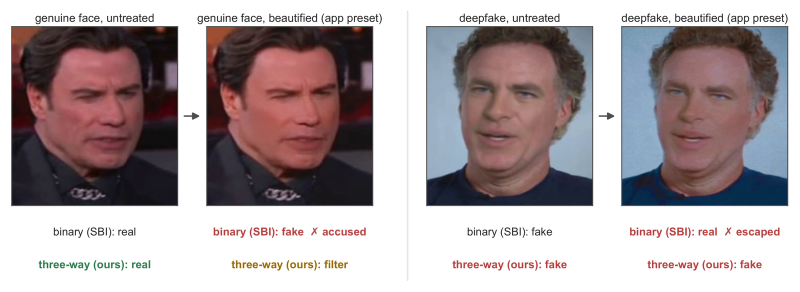
#> input picture assets/readme/teaser.png, 1600 x 584 px, found by its file name (shown at 1/2 size)
$ python make_intro_cards.py
#> lines starting #> are read from the running program, lines starting #| are printed output that depends on the picture
"""Still cards of the introduction video (1280 x 720), drawn from the paper / slide figures. Every number is the one in the
paper or in docs/meeting_20260930/assets/asset_numbers.json.

python docs/demo/video/make_intro_cards.py -> docs/demo/video/cards/NN_name.png + cards.json (card durations)
"""
import json
from pathlib import Path

from PIL import Image, ImageDraw, ImageFont

B = Path(r"C:\My_Project\AIGC"); A = B / "docs/meeting_20260930/assets"; R = B / "assets/readme"
OUT = Path(__file__).resolve().parent / "cards"; OUT.mkdir(exist_ok=True)
W, H = 1280, 720
INK, MUTED, BLUE, RED, GREEN, BG, BAR = (29, 31, 36), (98, 102, 111), (15, 77, 146), (179, 52, 43), (47, 125, 79), (255, 255, 255), (22, 27, 36)
F = "C:/Windows/Fonts/"


def font(name, size):
    return ImageFont.truetype(F + name, size)


SERIF_B, SERIF, SANS, SANS_B = "cambriab.ttf", "cambria.ttc", "calibri.ttf", "calibrib.ttf"


def wrap(d, text, fnt, width):
    out, cur = [], ""
    for w in text.split():
        t = (cur + " " + w).strip()
        if d.textlength(t, font=fnt) <= width:
            cur = t
        else:
            out.append(cur); cur = w
    return out + [cur]


def fit(img, w, h):
    r = min(w / img.width, h / img.height); return img.resize((int(img.width * r), int(img.height * r)), Image.LANCZOS)


def card(name, tag, title, fig=None, caption=None, secs=7.0, figbox=(60, 150, 1160, 470)):
    c = Image.new("RGB", (W, H), BG); d = ImageDraw.Draw(c)
    for x, y in ((W - 34, 22), (22, H - 34), (W - 34, H - 34)):
        d.rectangle([x, y, x + 10, y + 10], fill=INK)
    if tag:
        d.text((60, 40), f"[{tag}]", font=font(SERIF_B, 22), fill=BLUE)
    y = 72
    for l in wrap(d, title, font(SERIF_B, 38), W - 120):
        d.text((60, y), l, font=font(SERIF_B, 38), fill=INK); y += 48
    if fig:
        im = fit(Image.open(fig).convert("RGB"), figbox[2], figbox[3] - max(0, y - 130))
        c.paste(im, (figbox[0] + (figbox[2] - im.width) // 2, max(figbox[1], y + 14)))
    if caption:
        d.rectangle([0, H - 96, W, H], fill=BAR)
        yy = H - 84
        for l in wrap(d, caption, font(SANS, 25), W - 120)[:2]:
            d.text((60, yy), l, font=font(SANS, 25), fill=(240, 240, 240)); yy += 32
    c.save(OUT / f"{name}.png"); return {"file": f"cards/{name}.png", "secs": secs}


def title_card():
    c = Image.new("RGB", (W, H), BG); d = ImageDraw.Draw(c)
    d.rounded_rectangle([-200, 150, 900, 560], radius=205, fill=(239, 239, 239))
    d.rectangle([860, 138, 870, 148], fill=INK); d.rectangle([40, 600, 50, 610], fill=INK)
    d.text((90, 225), "Beautified Is Not Forged", font=font(SERIF_B, 56), fill=INK)
    d.text((90, 305), "Separating Beautification from Face Forgery", font=font(SERIF, 32), fill=MUTED)
    d.text((90, 400), "Qin-Ying Lin, Bo-Rong Chen, Chen-Shan Yu", font=font(SANS, 26), fill=INK)
    d.text((90, 445), "system introduction and live demo", font=font(SANS, 22), fill=MUTED)
    c.save(OUT / "00_title.png"); return {"file": "cards/00_title.png", "secs": 4.5}


def text_card(name, tag, title, lines, secs):
    c = Image.new("RGB", (W, H), BG); d = ImageDraw.Draw(c)
    for x, y in ((W - 34, 22), (22, H - 34), (W - 34, H - 34)):
        d.rectangle([x, y, x + 10, y + 10], fill=INK)
    d.text((60, 40), f"[{tag}]", font=font(SERIF_B, 22), fill=BLUE)
    d.text((60, 72), title, font=font(SERIF_B, 38), fill=INK)
    y = 170
    for head, body, col in lines:
        d.ellipse([62, y + 9, 78, y + 25], fill=col)
        d.text((100, y), head, font=font(SANS_B, 28), fill=INK); y += 38
        for l in wrap(d, body, font(SANS, 24), W - 200):
            d.text((100, y), l, font=font(SANS, 24), fill=MUTED); y += 31
        y += 18
    c.save(OUT / f"{name}.png"); return {"file": f"cards/{name}.png", "secs": secs}


def transition_card():
    c = Image.new("RGB", (W, H), BG); d = ImageDraw.Draw(c)
    for x, y in ((W - 34, 22), (22, H - 34), (W - 34, H - 34)):
        d.rectangle([x, y, x + 10, y + 10], fill=INK)
    t = "Live demo"; f = font(SERIF_B, 64); d.text(((W - d.textlength(t, font=f)) / 2, 270), t, font=f, fill=INK)
    for i, l in enumerate(["Ours-lite (17.6 M parameters), the browser-sized version of the model,",
                           "runs entirely on the device: nothing is uploaded."]):
        f2 = font(SANS, 28); d.text(((W - d.textlength(l, font=f2)) / 2, 370 + 40 * i), l, font=f2, fill=MUTED)
    c.save(OUT / "05_demo.png"); return {"file": "cards/05_demo.png", "secs": 3.5}


def end_card():
    c = Image.new("RGB", (W, H), BG); d = ImageDraw.Draw(c)
    d.rounded_rectangle([-200, 380, 820, 680], radius=150, fill=(239, 239, 239))
    d.text((60, 90), "Try it", font=font(SERIF_B, 44), fill=INK)
    d.text((60, 160), "doreen1113.github.io/beautified-not-forged/docs/demo", font=font(SANS_B, 30), fill=BLUE)
    d.text((60, 215), "Code, paper draft and slides", font=font(SERIF_B, 30), fill=INK)
    d.text((60, 260), "github.com/Doreen1113/beautified-not-forged", font=font(SANS_B, 28), fill=BLUE)
    d.text((110, 490), "Thank you", font=font(SANS_B, 52), fill=INK)
    c.save(OUT / "99_end.png"); return {"file": "cards/99_end.png", "secs": 5.0}


def main():
    seq = [title_card(),
           card("01_problem", "Problem", "A real / fake detector must accuse beautified faces or let beautified deepfakes through",
                R / "teaser.png", "Beautified genuine face: SBI says fake (false accusation). Beautified deepfake: SBI says real (escape). "
                "Our model says filter and fake.", 8.5),
           card("02_escape", "Problem", "Beautification alone lets deepfakes escape, even 2025 CLIP detectors",
                A / "escape_split.png", "Celeb-DF-B, re-encoding effect removed: SBI +21.8 pp, Forensics Adapter +15.3, Effort +11.0. "
                "Ours: -0.6 pp.", 7.5),
           card("03_method", "Method", "One model, three heads, trained on images paired with their originals",
                R / "overview.png", "A third label, filter (identity kept). Every edited training image has its original, "
                "so the label and the exact edited region are known.", 8.5),
           card("04_decomp", "Method", "Commercial retouching renders, split into single operations",
                A / "fig_decomp.png", "Optical flow gives eye and contour edits; the colour residual gives tone and texture. "
                "About 50 k single-operation training images from two services.", 8.0),
           transition_card(),
           card("06_results", "Results", "Detection level with 2025 CLIP detectors, and not broken by beautification",
                A / "tab_detection.png", "Video AUC 0.954 on Celeb-DF-v2 and 0.983 on DFD (paired tests: level with Effort and "
                "Forensics Adapter, above SBI). Beautified deepfakes: +2.9 pp vs +15 to +36 pp.", 9.0),
           card("07_evidence", "Explanation", "Restoring the region the model names removes 91 % of its detections",
                A / "flip_bars.png", "The true edited region removes 92 %; a random region 11-15 %. The part is named "
                "correctly in 98-99 % of held-out part forgeries.", 8.0),
           text_card("08_limits", "Limitations", "What does not work yet", [
               ("Unseen retouching services", "Retouched vs. untouched photos: 70 % balanced accuracy (target 75 %); "
                "42 % of untouched originals are called filter.", RED),
               ("Which operation", "Smoothing is named reliably; eye enlargement and face reshaping are often missed.", RED),
               ("Still photos", "Part forgeries on high-quality FFHQ photos: 60-92 % detected (main model), 38-64 % (Ours-lite).", RED),
               ("How much", "Edit strengths could not be estimated; the sentence is a template, no language model.", MUTED)], 10.0),
           end_card()]
#> in title_card, `c = Image.new('RGB', (W, H), BG)`: c: PIL image 1280x720 RGB; every value is 255
#> in wrap, `out, cur = [], ""`: cur = ''
#> the loop in card, `for l in wrap(d, title, font(SERIF_B, 38), W - 120):` made 2 passes
#> y on pass 1: 120
#> (l, y) on pass 2: ('beautified deepfakes through', 168)
#> after the loop in card, `for l in wrap(d, title, font(SERIF_B, 38), W - 120):`: y = 168
#> in fit, `r = min(w / img.width, h / img.height)`: r = 0.725
#> the loop in card, `for l in wrap(d, caption, font(SANS, 25), W - 120)[:2]:` made 2 passes
#> yy on passes 1 to 2: 668, 700
#> after the loop in card, `for l in wrap(d, caption, font(SANS, 25), W - 120)[:2]:`: yy = 700
#> in card, `c.save(OUT / f'{name}.png')`:
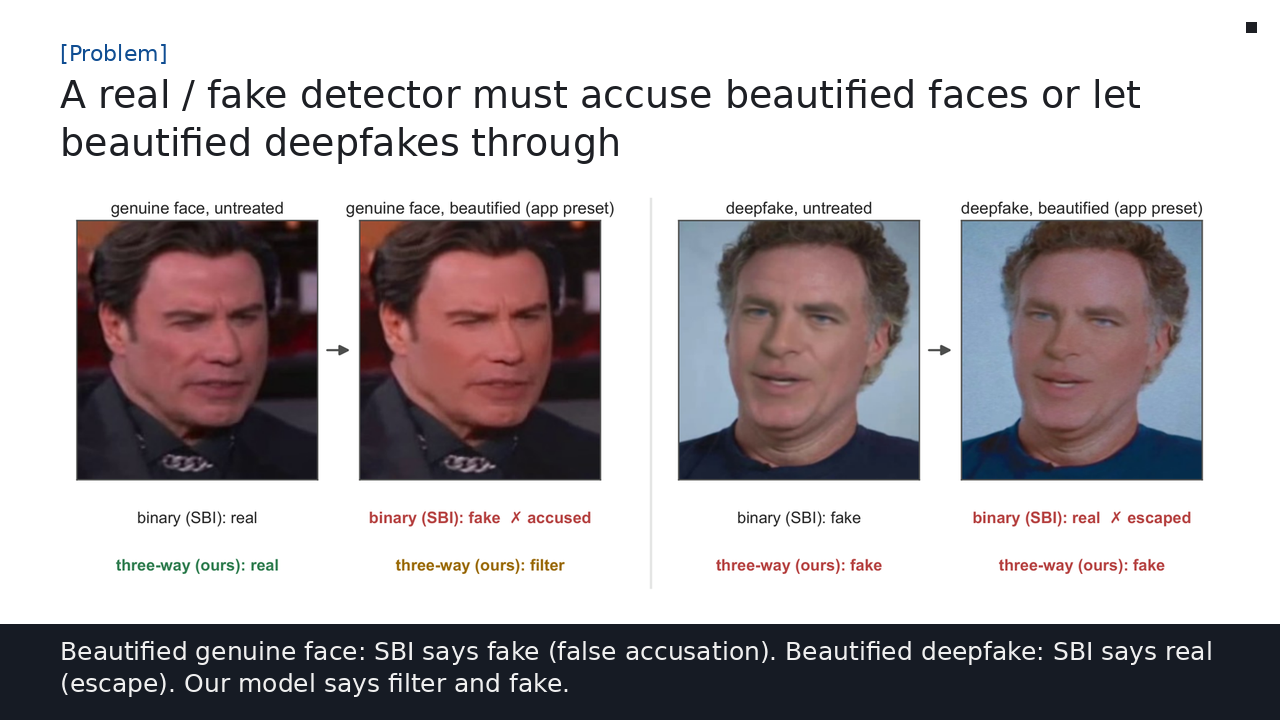
#> saved as 01_problem.png: PIL image 1280x720 RGB; mean R, G, B 178.4, 173, 175.4
#> call 2 of card, with name = '02_escape', tag = 'Problem', secs = 7.5, figbox = (60, 150, 1160, 470)
#> the loop in card (call 2), `for l in wrap(d, title, font(SERIF_B, 38), W - 120):` made 2 passes
#> after the loop in card (call 2), `for l in wrap(d, title, font(SERIF_B, 38), W - 120):`: y = 168
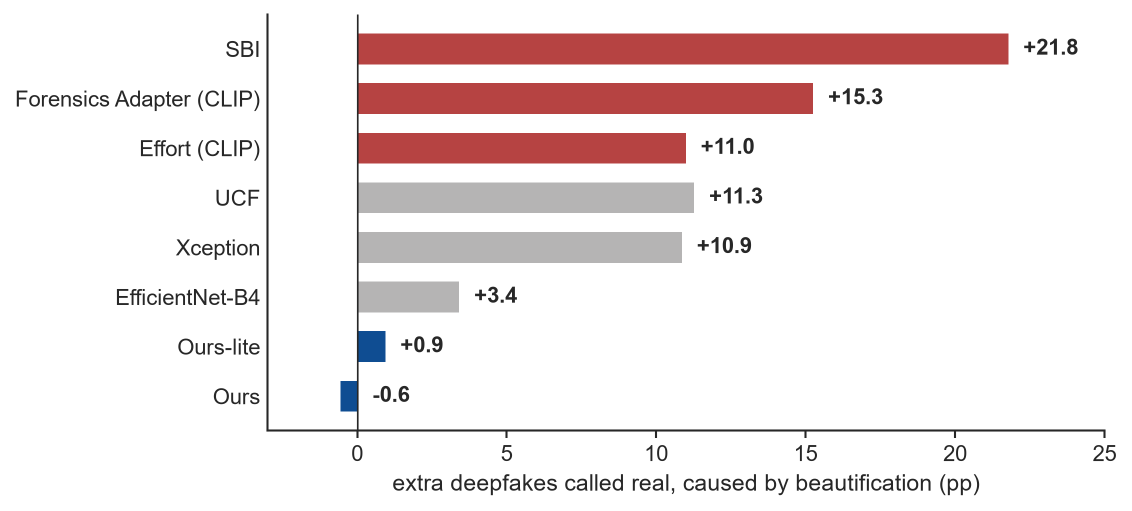
#> input picture docs/meeting_20260930/assets/escape_split.png, 2263 x 1021 px, found by its file name (shown at 1/2 size)
#> the loop in card (call 2), `for l in wrap(d, caption, font(SANS, 25), W - 120)[:2]:` made 2 passes
#> (l, yy) on pass 2: ('+11.0. Ours: -0.6 pp.', 700)
#> after the loop in card (call 2), `for l in wrap(d, caption, font(SANS, 25), W - 120)[:2]:`: yy = 700
#> call 3 of card, with name = '03_method', tag = 'Method', secs = 8.5, figbox = (60, 150, 1160, 470)
#> the loop in card (call 3), `for l in wrap(d, title, font(SERIF_B, 38), W - 120):` made 2 passes
#> after the loop in card (call 3), `for l in wrap(d, title, font(SERIF_B, 38), W - 120):`: y = 168
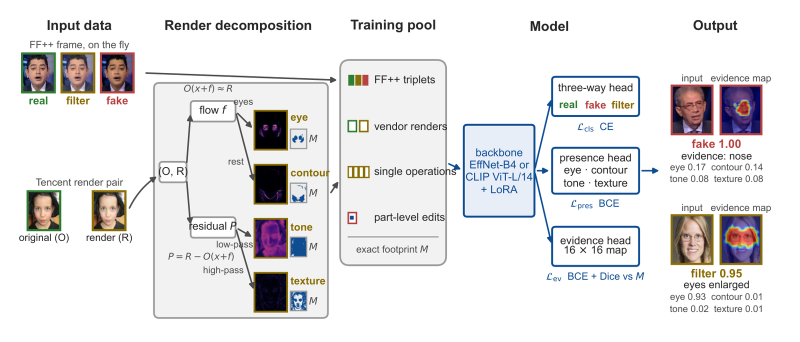
#> input picture assets/readme/overview.png, 1600 x 683 px, found by its file name (shown at 1/2 size)
#> the loop in card (call 3), `for l in wrap(d, caption, font(SANS, 25), W - 120)[:2]:` made 2 passes
#> after the loop in card (call 3), `for l in wrap(d, caption, font(SANS, 25), W - 120)[:2]:`: yy = 700
#> call 4 of card, with name = '04_decomp', tag = 'Method', secs = 8, figbox = (60, 150, 1160, 470)
#> the loop in card (call 4), `for l in wrap(d, title, font(SERIF_B, 38), W - 120):` made 1 pass
#> after the loop in card (call 4), `for l in wrap(d, title, font(SERIF_B, 38), W - 120):`: y = 120
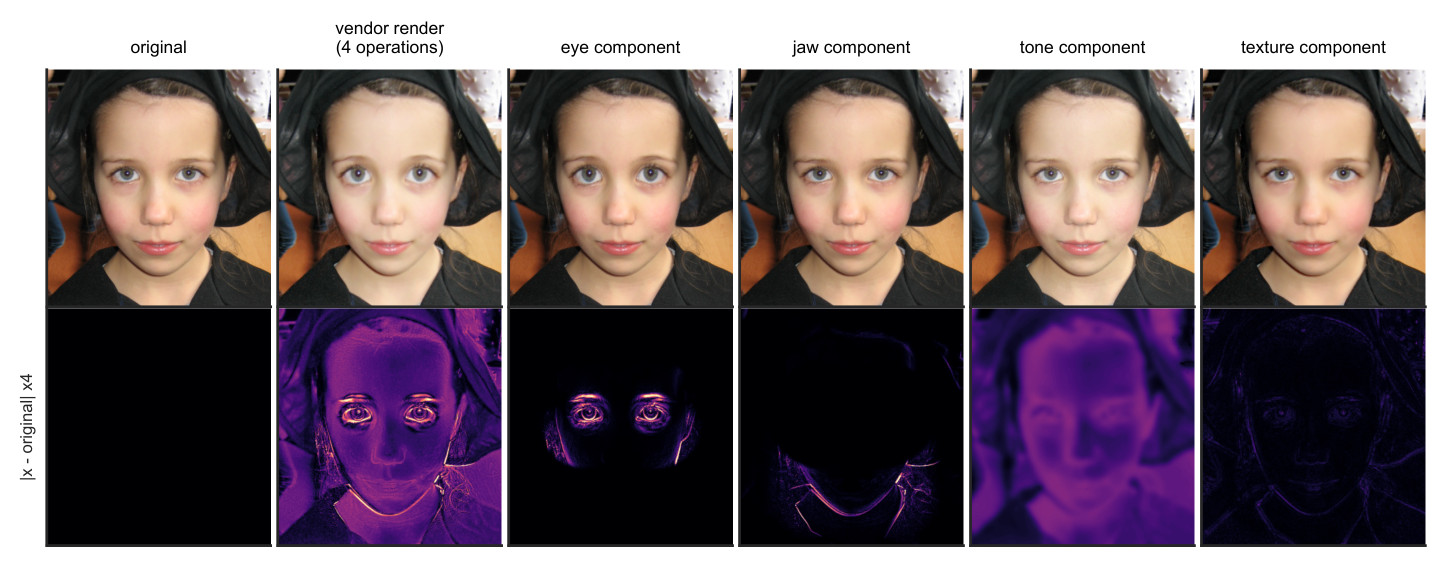
#> input picture docs/meeting_20260930/assets/fig_decomp.png, 2891 x 1132 px, found by its file name (shown at 1/2 size)
#> in card (call 4), `c.paste(im, (figbox[0] + (figbox[2] - im.width) // 2, max(figbox[1], y..`:
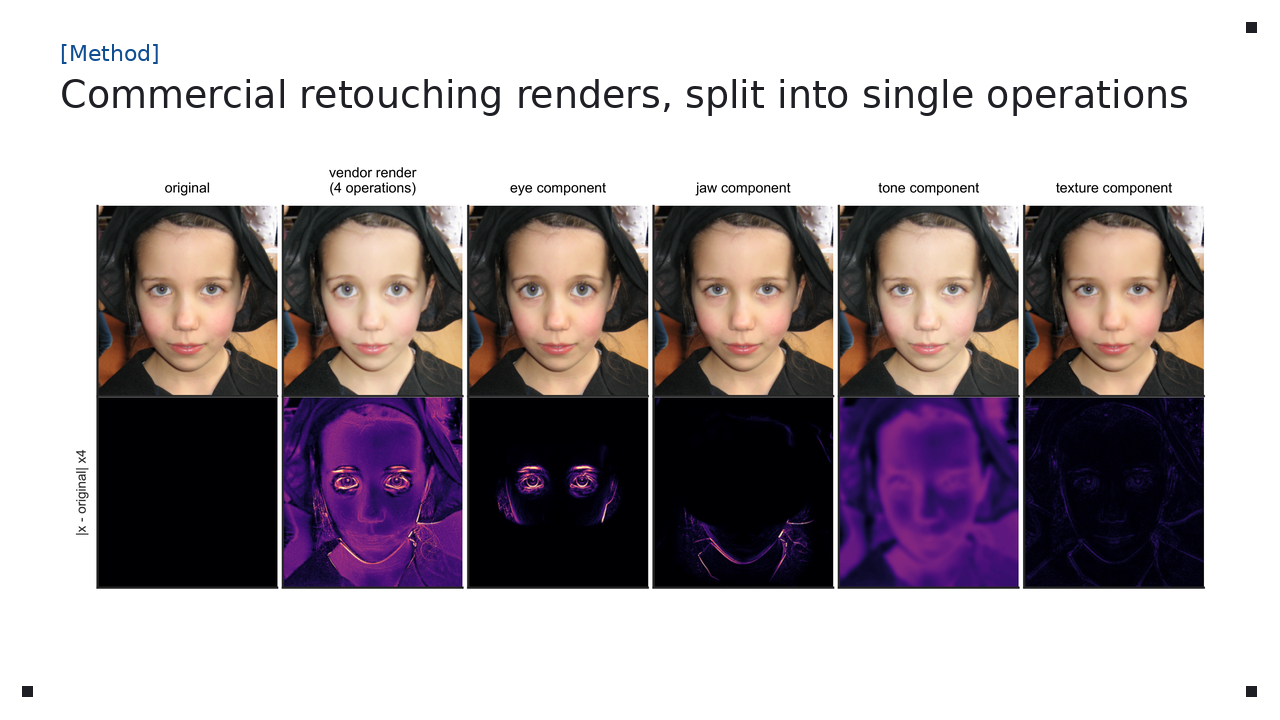
#> c: PIL image 1280x720 RGB; mean R, G, B 171.2, 162.4, 166.3
#> the loop in card (call 4), `for l in wrap(d, caption, font(SANS, 25), W - 120)[:2]:` made 2 passes
#> after the loop in card (call 4), `for l in wrap(d, caption, font(SANS, 25), W - 120)[:2]:`: yy = 700
#> in transition_card, `c.save(OUT / '05_demo.png')`:
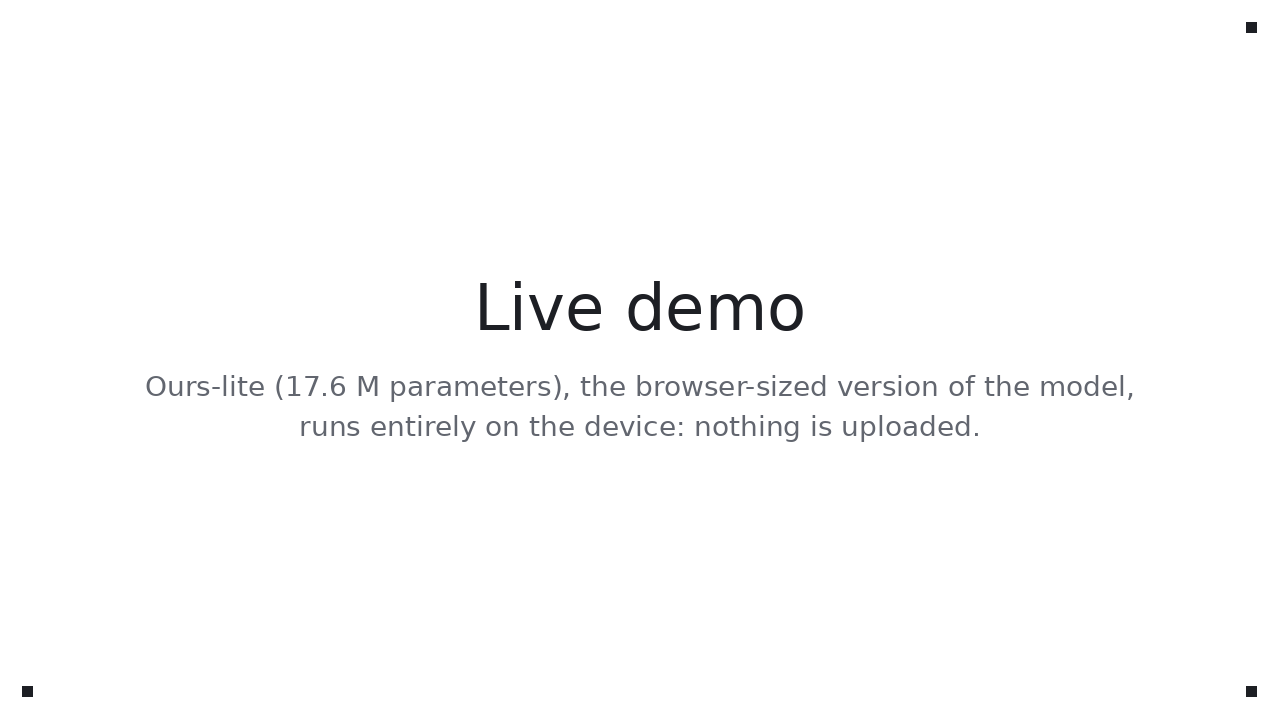
#> saved as 05_demo.png: PIL image 1280x720 RGB; mean R, G, B 252.5, 252.5, 252.6
    (OUT / "cards.json").write_text(json.dumps(seq, indent=1)); print(json.dumps(seq, indent=1))


if __name__ == "__main__":
#> (the run stopped early here; a loop or call above may not have finished)
